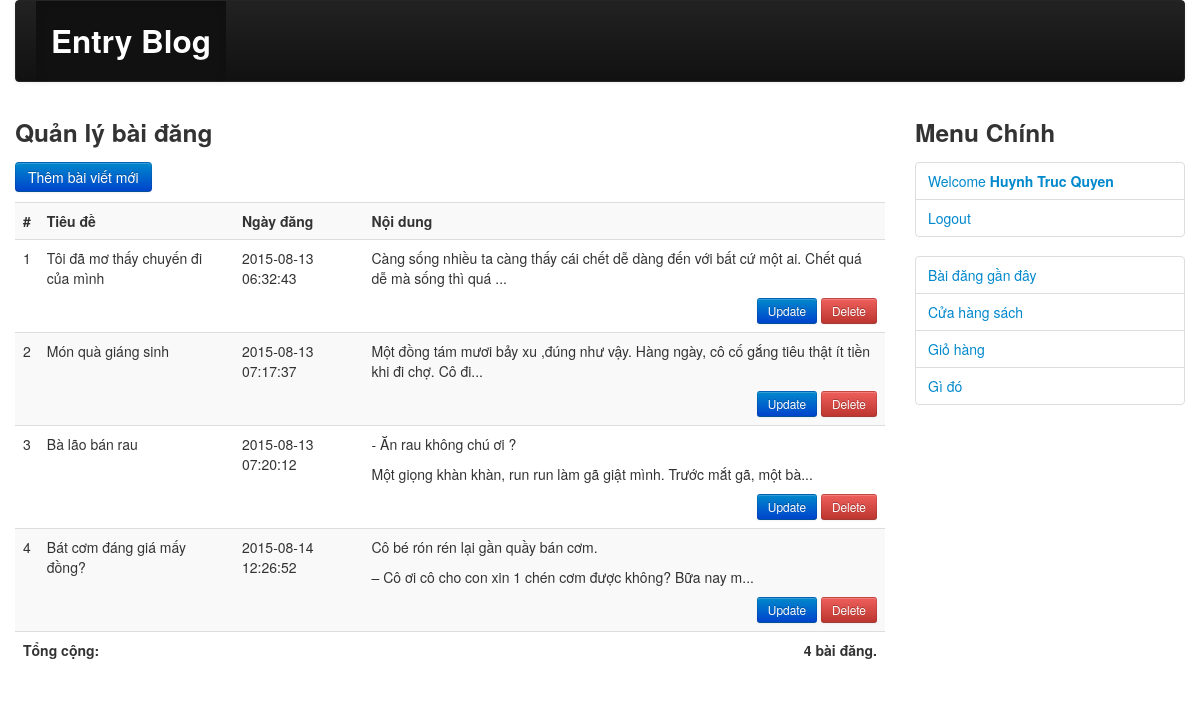
Page /index.php?c=blog&m=list (signed in) on the committed database.
### tables this page shows
CREATE TABLE IF NOT EXISTS `entrys` (
  `id` int(10) unsigned NOT NULL AUTO_INCREMENT,
  `title` varchar(200) NOT NULL,
  `content` text NOT NULL,
  `posted_day` datetime NOT NULL DEFAULT CURRENT_TIMESTAMP,
  `user_id` int(10) unsigned NOT NULL,
  PRIMARY KEY (`id`),
  KEY `fk_entry_of_user` (`user_id`)
);

### includes/common.php (called while the page is built, shortened)
<?php
function render($file, $data) {
    extract($data);
    include ROOT . DS . 'views' . DS . $file;
}

### controllers/blog.php (called while the page is built, shortened)
<?php
function blog_list() {
    $data = array();
    $currentUser = isLogged();
    if($currentUser){
        $data['entrys'] = model('entry')->getAllByUserId($currentUser['id']);
        $data['template_file'] = 'entry/list.php';
        render('layout.php', $data);
    }else{
        redirect('/index.php?c=auth&m=login');
    }
}

### index.php (called while the page is built, shortened)
<?php
require ROOT . DS . 'includes' . DS . 'common.php';
$controller = empty($_GET['c']) ? 'index' : strtolower($_GET['c']);
$method = empty($_GET['m']) ? 'index' : strtolower($_GET['m']);
$c_file = ROOT . DS . 'controllers' . DS . $controller . '.php';
$m_func = $controller . '_' . $method;
if (is_readable($c_file)) {
    call_user_func($m_func);
} else {
    die("Page not found !");
}

### includes/db.php (called while the page is built, shortened)
<?php
function db_get_all($sql) {
    $result = mysql_query($sql);
    $data = array();
    if ($result) {
        while ($row = mysql_fetch_assoc($result)) {
            $data[] = $row;
        }
    }
    return $data;
}

### models/entry.php (called while the page is built, shortened)
<?php
class Entry extends Model {
    public $table = 'entrys';
    public function getAllByUserId($user_id) {
        $first_day_this_month = date("Y-m-d", strtotime('first day of this month'));
        $first_day_next_month = date("Y-m-d", strtotime('first day of next month'));
        $sql = "SELECT id, title, posted_day, concat(substring(content, 1, 100), '...') as content FROM `{$this->table}`
                    WHERE `user_id` = " . intval($user_id) . "
                            AND `posted_day` >= '" . $first_day_this_month  . "'
                            AND `posted_day` < '" . $first_day_next_month  . "'";
        return db_get_all($sql);
    }
}

### views/entry/list.php (the view)
<h3>Quản lý bài đăng</h3>
<p>
    <a href="index.php?c=blog&m=add" class="btn btn-primary">Thêm bài viết mới</a>
</p>
<table class="table table-striped">
    <tr>
        <th>#</th>
        <th>Tiêu đề</th>
        <th>Ngày đăng</th>
        <th>Nội dung</th>
    </tr>
    <?php
        $i = 0;
        foreach ($entrys as $e):
        $i++;
    ?>
    <tr>
        <td><?php echo $i; ?></td>
        <td><?php echo $e['title']; ?></td>
        <td><?php echo $e['posted_day']; ?></td>
        <td>
            <?php echo $e['content']; ?>
            <div class="text-right">
                <button class="btn btn-small btn-primary" onclick="location.href='/index.php?c=blog&m=update&entry=<?php echo $e['id'] ?>';">Update</button>
                <button class="btn btn-small btn-danger" onclick="location.href='/index.php?c=blog&m=delete&entry=<?php echo $e['id'] ?>';">Delete</button>
            </div>
        </td>
    </tr>
    <?php
        endforeach;
    ?>
    <tr>
        <td colspan="3"><strong>Tổng cộng:</strong></td>
        <td class="text-right"><strong><?php echo $i.' bài đăng.' ?></strong></td>
    </tr>
</table>

### styles/css/styles.css (style rules this page uses)
.text-right { text-align: right !important; }

### rows in the picture
entrys: title "Tôi đã mơ thấy chuyến đi của mình", posted_day "2015-08-13 06:32:43", content "Càng sống nhiều ta càng thấy cái chết dễ dàng đến với bất cứ một ai. Chết quá dễ mà sống thì quá ..."
entrys: title "Món quà giáng sinh", posted_day "2015-08-13 07:17:37", content "Một đồng tám mươi bảy xu ,đúng như vậy. Hàng ngày, cô cố gắng tiêu thật ít tiền khi đi chợ. Cô đi..."
entrys: title "Bà lão bán rau", posted_day "2015-08-13 07:20:12", content "- Ăn rau không chú ơi ? Một giọng khàn khàn, run run làm gã giật mình. Trước mắt gã, một bà..."
entrys: title "Bát cơm đáng giá mấy đồng?", posted_day "2015-08-14 12:26:52", content "Cô bé rón rén lại gần quầy bán cơm. – Cô ơi cô cho con xin 1 chén cơm được không? Bữa nay m..."

### other values in the picture
$i "4"
$logged['name'] "Huynh Truc Quyen"
